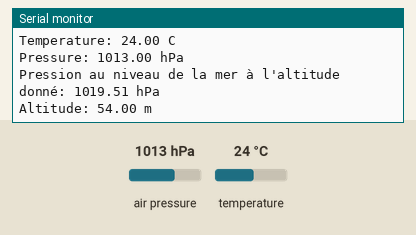
A sketch run on a simulated Arduino Uno, built with avr-gcc and run on an emulated ATmega328P. Shown: the last lines printed to the serial monitor. The inputs (shaded band) are chosen by the test bench; at power-on: air pressure 1013 hPa, temperature 24 °C.

Above: at 5.8 s.
5.9 s: air pressure set to 952 hPa
At 10.2 s:
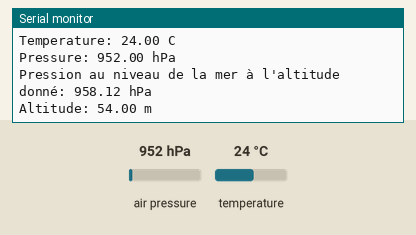
11.2 s: temperature set to 12 °C
16.5 s: air pressure set to 975 hPa
At 17.8 s:
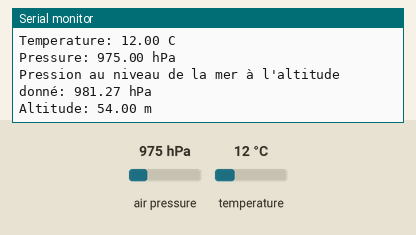
Timing chart, 0 to 19.5 s (numbered marks = the images above; inputs shaded):
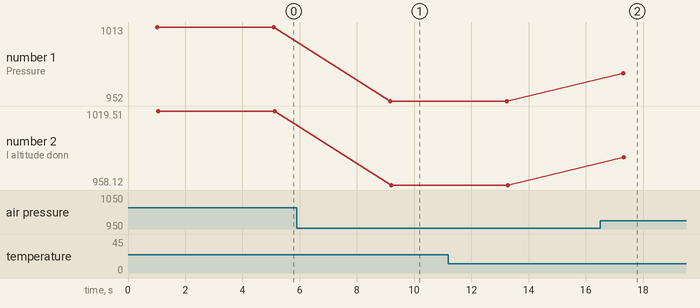

Measured:
- after the input at 5.9 s, the serial monitor: prints a new line after 3.3 s (image 1)
- after the input at 16.5 s, the serial monitor: prints a new line after 0.81 s (image 2)
- plotted number 1: 1013 → 952 after the input at 5.9 s, 952 → 975 after the input at 16.5 s
- plotted number 2: 1019.51 → 958.12 after the input at 5.9 s, 958.12 → 981.27 after the input at 16.5 s

The sketch:

BMP180.ino
```cpp
#include <SFE_BMP180.h>

#include <Wire.h>

SFE_BMP180 bmp; // Créez un objet bmp

#define SEALEVELPRESSURE_HPA (1013.25) // Définissez la pression au niveau de la mer en hPa

#define Altitude 54 // Définissez l'altitude de votre ville par rapport au niveau de la mer


void setup() {

  Serial.begin(9600); // Commencez la communication série

  if (bmp.begin()) { // Initialiser le capteur

    Serial.println("Capteur BMP180  trouvé");

  } else {

    Serial.println("Capteur BMP180 non trouvé");

    while(1); // Arrêtez le programme si le capteur n'est pas détecté

  }

}


void loop() {

  char status; // Créez une variable pour stocker le statut du capteur

  double T,P,p0,a; // Créez des variables pour stocker la température, la pression, la pression au niveau de la mer et l'altitude

  status = bmp.startTemperature(); // Commencez une mesure de température

  if (status != 0) { // Si la mesure a commencé

    delay(1000); // Attendez que la mesure soit terminée

    status = bmp.getTemperature(T); // Obtenez la valeur de température en °C

    if (status != 0) { // Si la valeur est valide

      Serial.print("Temperature: ");

      Serial.print(T,2);

      Serial.println(" C");


      status = bmp.startPressure(3); // Commencez une mesure de pression avec une résolution maximale

      if (status != 0) { // Si la mesure a commencé

        delay(status); // Attendez que la mesure soit terminée

        status = bmp.getPressure(P,T); // Obtenez la valeur de pression en hPa

        if (status != 0) { // Si la valeur est valide

          Serial.print("Pressure: ");

          Serial.print(P,2);

          Serial.println(" hPa");

         p0 = bmp.sealevel(P,Altitude); // Calculez la pression au niveau de la mer en fonction de l'altitude connue (1655 mètres dans cet exemple)

          Serial.print("Pression au niveau de la mer à l'altitude donné: ");

          Serial.print(p0,2);

          Serial.println(" hPa");

          a = bmp.altitude(P,p0); // Calculez l'altitude en fonction de la pression au niveau de la mer

          Serial.print("Altitude: ");

          Serial.print(a,2);

          Serial.println(" m");

        } else {

          Serial.println("Erreur lors de la lecture de la pression\n");

        }

      } else {

        Serial.println("Erreur lors du démarrage de la mesure de pression\n");

      }

    } else {

      Serial.println("Erreur lors de la lecture de la température\n");

    }

  } else {

    Serial.println("Erreur lors du démarrage de la mesure de température\n");

  }

  Serial.println(); // Imprimez une ligne vide

  delay(3000); // Attendez 3 secondes avant la prochaine mesure

}
```
